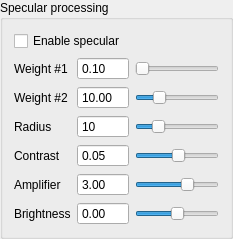
    <widget class="QGroupBox" name="groupBoxSpecular">
     <property name="minimumSize">
      <size>
       <width>0</width>
       <height>0</height>
      </size>
     </property>
     <property name="title">
      <string>Specular processing</string>
     </property>
     <layout class="QVBoxLayout" name="verticalLayout_2">
      <item>
       <widget class="QCheckBox" name="checkBoxSpecularControl">
        <property name="toolTip">
         <string>Applies difference of gaussian filter (gimp DOG filter)</string>
        </property>
        <property name="text">
         <string>Enable specular</string>
        </property>
        <property name="checked">
         <bool>false</bool>
        </property>
       </widget>
      </item>
      <item>
       <layout class="QGridLayout" name="gridLayout">
        <item row="0" column="0">
         <widget class="QLabel" name="labelW1">
          <property name="text">
           <string>Weight #1</string>
          </property>
         </widget>
        </item>
        <item row="0" column="1">
         <widget class="QDoubleSpinBox" name="doubleSpinBoxSpecularW1">
          <property name="enabled">
           <bool>true</bool>
          </property>
          <property name="readOnly">
           <bool>true</bool>
          </property>
          <property name="buttonSymbols">
           <enum>QAbstractSpinBox::NoButtons</enum>
          </property>
          <property name="accelerated">
           <bool>true</bool>
          </property>
          <property name="maximum">
           <double>20.000000000000000</double>
          </property>
          <property name="singleStep">
           <double>0.010000000000000</double>
          </property>
          <property name="value">
           <double>0.100000000000000</double>
          </property>
         </widget>
        </item>
        <item row="1" column="1">
         <widget class="QDoubleSpinBox" name="doubleSpinBoxSpecularW2">
          <property name="readOnly">
           <bool>true</bool>
          </property>
          <property name="buttonSymbols">
           <enum>QAbstractSpinBox::NoButtons</enum>
          </property>
          <property name="accelerated">
           <bool>true</bool>
          </property>
          <property name="maximum">
           <double>20.000000000000000</double>
          </property>
          <property name="singleStep">
           <double>0.010000000000000</double>
          </property>
          <property name="value">
           <double>10.000000000000000</double>
          </property>
         </widget>
        </item>
        <item row="2" column="0">
         <widget class="QLabel" name="labelR">
          <property name="text">
           <string>Radius</string>
          </property>
         </widget>
        </item>
        <item row="2" column="1">
         <widget class="QDoubleSpinBox" name="doubleSpinBoxSpecularRadius">
          <property name="readOnly">
           <bool>true</bool>
          </property>
          <property name="buttonSymbols">
           <enum>QAbstractSpinBox::NoButtons</enum>
          </property>
          <property name="accelerated">
           <bool>true</bool>
          </property>
          <property name="decimals">
           <number>0</number>
          </property>
          <property name="maximum">
           <double>20.000000000000000</double>
          </property>
          <property name="singleStep">
           <double>1.000000000000000</double>
          </property>
          <property name="value">
           <double>10.000000000000000</double>
          </property>
         </widget>
        </item>
        <item row="1" column="0">
         <widget class="QLabel" name="labelW2">
          <property name="text">
           <string>Weight #2</string>
          </property>
         </widget>
        </item>
        <item row="0" column="2">
         <widget class="QSlider" name="horizontalSliderSpeculatW1">
          <property name="sizePolicy">
           <sizepolicy hsizetype="Expanding" vsizetype="Preferred">
            <horstretch>0</horstretch>
            <verstretch>0</verstretch>
           </sizepolicy>
          </property>
          <property name="toolTip">
           <string>Radius of the first gaussian</string>
          </property>
          <property name="minimum">
           <number>1</number>
          </property>
          <property name="maximum">
           <number>4000</number>
          </property>
          <property name="pageStep">
           <number>50</number>
          </property>
          <property name="value">
           <number>10</number>
          </property>
          <property name="orientation">
           <enum>Qt::Horizontal</enum>
          </property>
         </widget>
        </item>
        <item row="1" column="2">
         <widget class="QSlider" name="horizontalSliderSpecularW2">
          <property name="sizePolicy">
           <sizepolicy hsizetype="Expanding" vsizetype="Preferred">
            <horstretch>0</horstretch>
            <verstretch>0</verstretch>
           </sizepolicy>
          </property>
          <property name="toolTip">
           <string>Radius of the second gaussian</string>
          </property>
          <property name="minimum">
           <number>1</number>
          </property>
          <property name="maximum">
           <number>4000</number>
          </property>
          <property name="pageStep">
           <number>50</number>
          </property>
          <property name="value">
           <number>1000</number>
          </property>
          <property name="orientation">
           <enum>Qt::Horizontal</enum>
          </property>
         </widget>
        </item>
        <item row="2" column="2">
         <widget class="QSlider" name="horizontalSliderSpecularRadius">
          <property name="sizePolicy">
           <sizepolicy hsizetype="Expanding" vsizetype="Preferred">
            <horstretch>0</horstretch>
            <verstretch>0</verstretch>
           </sizepolicy>
          </property>
          <property name="toolTip">
           <string>&lt;html&gt;&lt;head/&gt;&lt;body&gt;&lt;p&gt;Mask radius. Usually it is greater than &lt;span style=&quot; font-weight:600;&quot;&gt;Weight #1&lt;/span&gt; and &lt;span style=&quot; font-weight:600;&quot;&gt;Weight #2&lt;/span&gt;. But here you can choose any value.&lt;/p&gt;&lt;/body&gt;&lt;/html&gt;</string>
          </property>
          <property name="minimum">
           <number>1</number>
          </property>
          <property name="maximum">
           <number>40</number>
          </property>
          <property name="pageStep">
           <number>1</number>
          </property>
          <property name="value">
           <number>10</number>
          </property>
          <property name="orientation">
           <enum>Qt::Horizontal</enum>
          </property>
         </widget>
        </item>
        <item row="3" column="0">
         <widget class="QLabel" name="label_2">
          <property name="text">
           <string>Contrast</string>
          </property>
         </widget>
        </item>
        <item row="3" column="1">
         <widget class="QDoubleSpinBox" name="doubleSpinBoxSpecularContrast">
          <property name="readOnly">
           <bool>true</bool>
          </property>
          <property name="buttonSymbols">
           <enum>QAbstractSpinBox::NoButtons</enum>
          </property>
          <property name="accelerated">
           <bool>true</bool>
          </property>
          <property name="minimum">
           <double>-1.000000000000000</double>
          </property>
          <property name="maximum">
           <double>1.000000000000000</double>
          </property>
          <property name="singleStep">
           <double>0.010000000000000</double>
          </property>
          <property name="value">
           <double>0.050000000000000</double>
          </property>
         </widget>
        </item>
        <item row="3" column="2">
         <widget class="QSlider" name="horizontalSliderSpecularContrast">
          <property name="sizePolicy">
           <sizepolicy hsizetype="Expanding" vsizetype="Preferred">
            <horstretch>0</horstretch>
            <verstretch>0</verstretch>
           </sizepolicy>
          </property>
          <property name="toolTip">
           <string>It changes the contrast of the image.</string>
          </property>
          <property name="maximum">
           <number>200</number>
          </property>
          <property name="pageStep">
           <number>5</number>
          </property>
          <property name="value">
           <number>105</number>
          </property>
          <property name="orientation">
           <enum>Qt::Horizontal</enum>
          </property>
         </widget>
        </item>
        <item row="4" column="0">
         <widget class="QLabel" name="label_3">
          <property name="text">
           <string>Amplifier</string>
          </property>
         </widget>
        </item>
        <item row="4" column="1">
         <widget class="QDoubleSpinBox" name="doubleSpinBoxSpecularAmplifier">
          <property name="readOnly">
           <bool>true</bool>
          </property>
          <property name="buttonSymbols">
           <enum>QAbstractSpinBox::NoButtons</enum>
          </property>
          <property name="accelerated">
           <bool>true</bool>
          </property>
          <property name="minimum">
           <double>-100.000000000000000</double>
          </property>
          <property name="value">
           <double>3.000000000000000</double>
          </property>
         </widget>
        </item>
        <item row="4" column="2">
         <widget class="QSlider" name="horizontalSliderSpecularAmplifier">
          <property name="sizePolicy">
           <sizepolicy hsizetype="Expanding" vsizetype="Preferred">
            <horstretch>0</horstretch>
            <verstretch>0</verstretch>
           </sizepolicy>
          </property>
          <property name="toolTip">
           <string>It multiplies the output image by a given number.</string>
          </property>
          <property name="minimum">
           <number>-100</number>
          </property>
          <property name="maximum">
           <number>100</number>
          </property>
          <property name="pageStep">
           <number>1</number>
          </property>
          <property name="value">
           <number>30</number>
          </property>
          <property name="orientation">
           <enum>Qt::Horizontal</enum>
          </property>
         </widget>
        </item>
        <item row="5" column="0">
         <widget class="QLabel" name="label_60">
          <property name="text">
           <string>Brightness</string>
          </property>
         </widget>
        </item>
        <item row="5" column="1">
         <widget class="QDoubleSpinBox" name="doubleSpinBoxSpecularBrightness">
          <property name="readOnly">
           <bool>true</bool>
          </property>
          <property name="buttonSymbols">
           <enum>QAbstractSpinBox::NoButtons</enum>
          </property>
          <property name="minimum">
           <double>-1.000000000000000</double>
          </property>
          <property name="maximum">
           <double>1.000000000000000</double>
          </property>
         </widget>
        </item>
        <item row="5" column="2">
         <widget class="QSlider" name="horizontalSliderSpecularBrightness">
          <property name="sizePolicy">
           <sizepolicy hsizetype="Expanding" vsizetype="Preferred">
            <horstretch>0</horstretch>
            <verstretch>0</verstretch>
           </sizepolicy>
          </property>
          <property name="minimum">
           <number>-100</number>
          </property>
          <property name="maximum">
           <number>100</number>
          </property>
          <property name="orientation">
           <enum>Qt::Horizontal</enum>
          </property>
         </widget>
        </item>
       </layout>
      </item>
     </layout>
    </widget>
